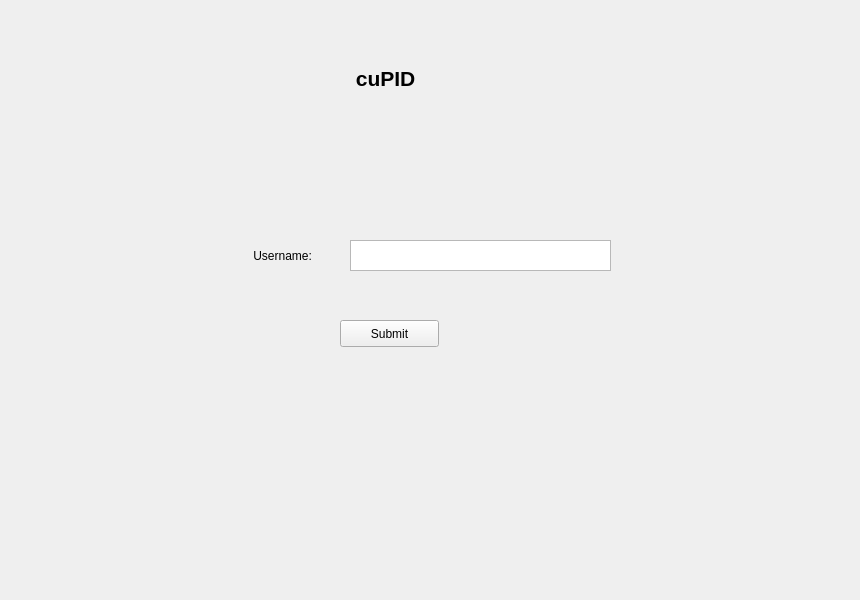
<?xml version="1.0" encoding="UTF-8"?>
<ui version="4.0">
 <class>AdminLoginPage</class>
 <widget class="QWidget" name="AdminLoginPage">
  <property name="geometry">
   <rect>
    <x>0</x>
    <y>0</y>
    <width>860</width>
    <height>600</height>
   </rect>
  </property>
  <property name="windowTitle">
   <string>Form</string>
  </property>
  <widget class="QPushButton" name="submitButton">
   <property name="geometry">
    <rect>
     <x>340</x>
     <y>320</y>
     <width>99</width>
     <height>27</height>
    </rect>
   </property>
   <property name="text">
    <string>Submit</string>
   </property>
  </widget>
  <widget class="QLabel" name="usernameLabel">
   <property name="geometry">
    <rect>
     <x>250</x>
     <y>240</y>
     <width>91</width>
     <height>31</height>
    </rect>
   </property>
   <property name="text">
    <string> Username:</string>
   </property>
  </widget>
  <widget class="QLabel" name="cupidLabel">
   <property name="geometry">
    <rect>
     <x>350</x>
     <y>70</y>
     <width>67</width>
     <height>17</height>
    </rect>
   </property>
   <property name="font">
    <font>
     <pointsize>16</pointsize>
     <weight>75</weight>
     <bold>true</bold>
    </font>
   </property>
   <property name="text">
    <string> cuPID</string>
   </property>
  </widget>
  <widget class="QTextEdit" name="usernameTextEdit">
   <property name="geometry">
    <rect>
     <x>350</x>
     <y>240</y>
     <width>261</width>
     <height>31</height>
    </rect>
   </property>
  </widget>
 </widget>
 <resources/>
 <connections/>
</ui>
